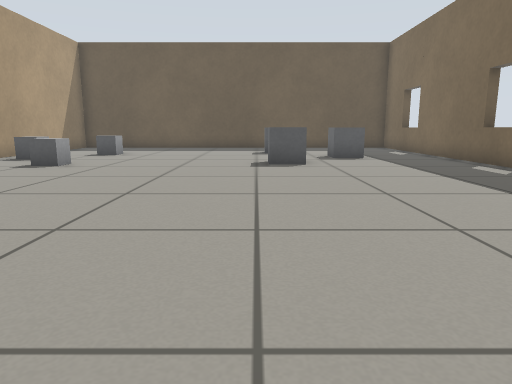
View 1 (above)

17 first-person views from a walk through a robot-simulator world made for Gazebo. The camera is 0.5 m above the floor, tilts 10° down and sees 70° across. The floor is counted in squares, 0.5 m on a side. Each view is taken from the middle of a square. On the plan, view 1 faces up. The plan holds only what a view shows up to about 13 squares ahead; the rest is blank. Robots are left out.

View 2
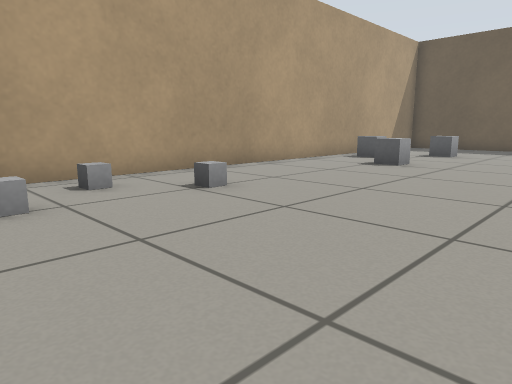

View 3
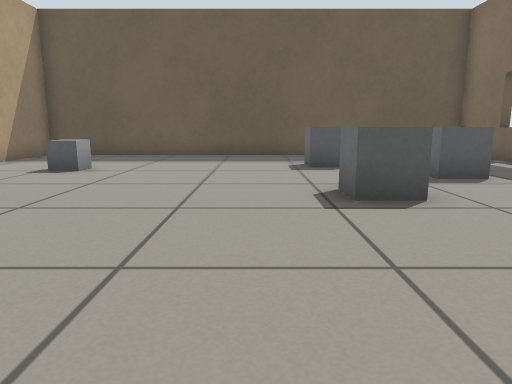

View 4
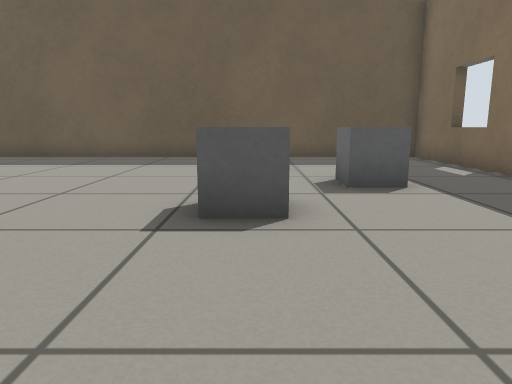

View 5
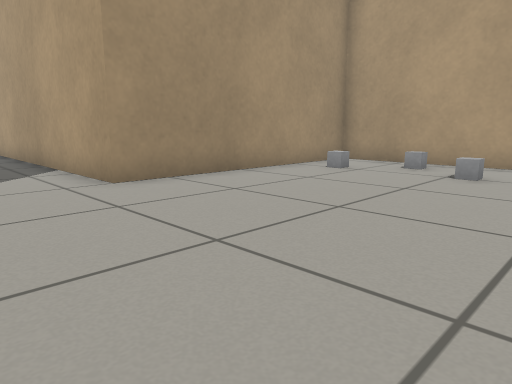

View 6
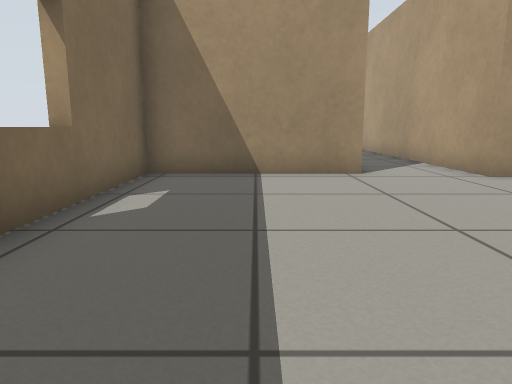

View 7
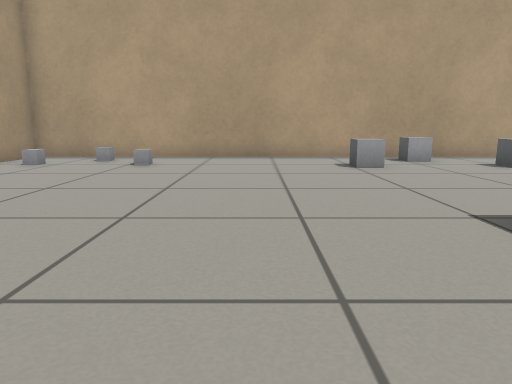

View 8
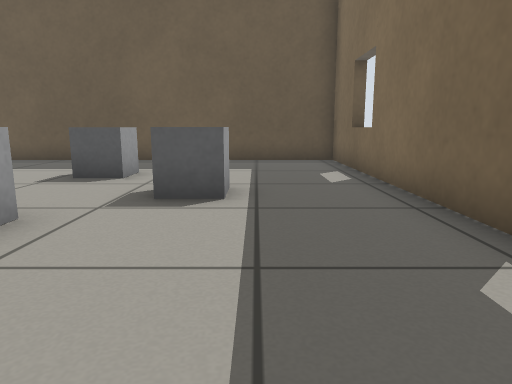

View 9
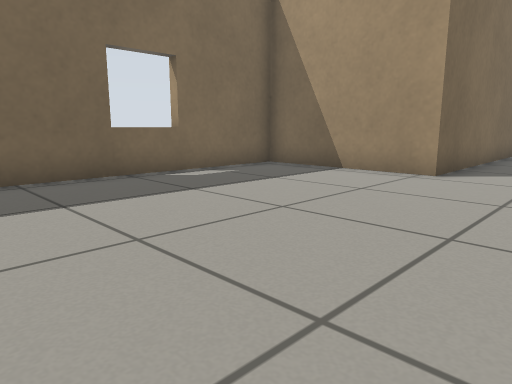

View 10
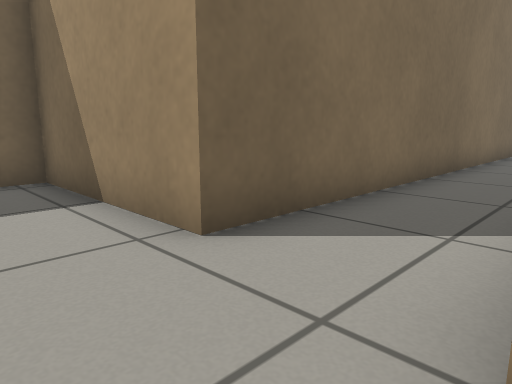

View 11
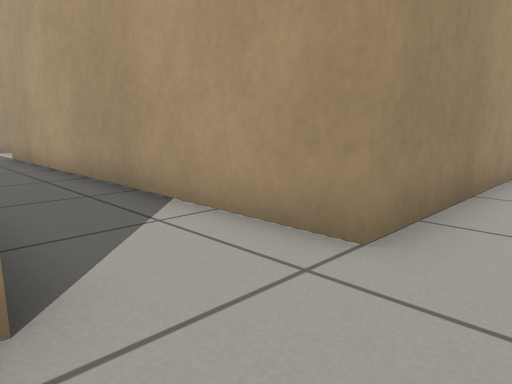

View 12
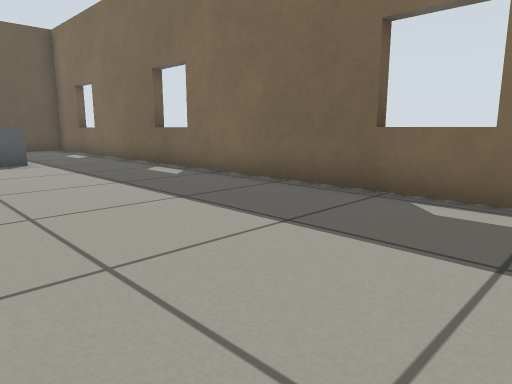

View 13
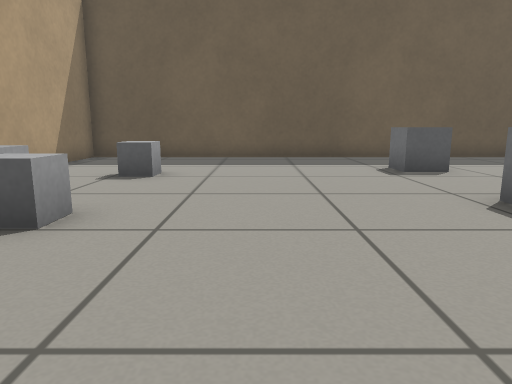

View 14
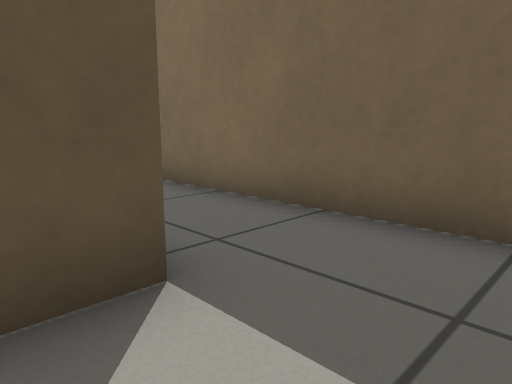

View 15
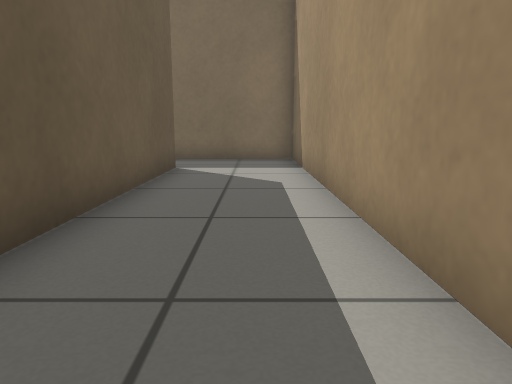

View 16
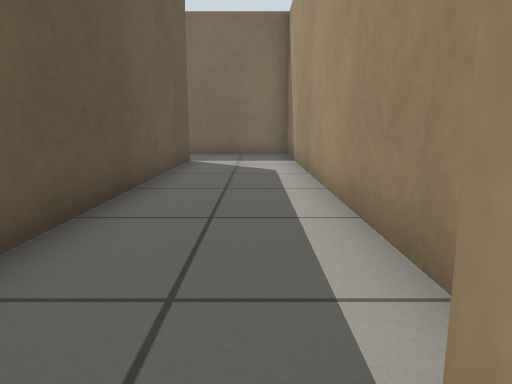

View 17
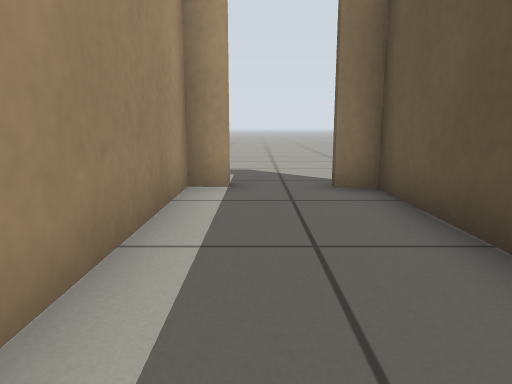

### Floor plan
Key: @ floor where view 1 was taken; # wall or solid block; . floor; D open door; B grey box.
Columns run from 13 left of view 1 to 6 right of it. Each row starts with its distance up from view 1.
 18     ################
 17     #..............#
 16     #..............#
 15     #.........B....#
 14     #..BB.....B....#
 13     #...........B..#
 12     #.B.........B..#
 11     #.........B....#
 10     #..BB.....B....#
  9     #..............#
  8     #..............#
  7     #..............#
  6     #..............#
  5     #..............#
  4     #..B...........#
  3     #..............#
  2     #.B............#
  1     #..B...........#
  0     #........@.....#
 -1     #########..#####
 -2             #..#
 -3             #..#
 -4             #..#
 -5             #..#
 -6             #..#
 -7             #..#
 -8             #..#
 -9             #..#
-10             #..#
-11             #..#
-12             #..#
-13   ###########..#
-14 ..D............#
-15 ..D............#
-16   ##############

Where each view was taken, in squares from view 1:
view 1: 0 up, 0 right, facing up
view 2: 0 up, 1 left, facing up-left
view 3: 5 up, 1 left, facing up
view 4: 6 up, 1 right, facing up
view 5: 6 up, 2 right, facing down-left
view 6: 7 up, 4 right, facing down
view 7: 7 up, 4 right, facing left
view 8: 7 up, 4 right, facing up
view 9: 7 up, 1 left, facing down-right
view 10: 1 up, 1 left, facing down-right
view 11: 1 up, 2 right, facing down-left
view 12: 1 up, 1 right, facing up-right
view 13: 6 up, 3 left, facing up
view 14: 15 down, 2 left, facing up-right
view 15: 15 down, 10 left, facing right
view 16: 15 down, 12 left, facing right
view 17: 15 down, 5 left, facing left
